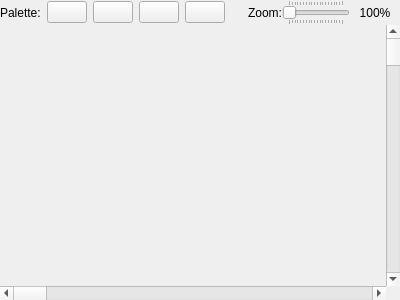
<?xml version="1.0" encoding="UTF-8"?>
<ui version="4.0">
 <class>PanZoomRenderer</class>
 <widget class="QWidget" name="PanZoomRenderer">
  <property name="geometry">
   <rect>
    <x>0</x>
    <y>0</y>
    <width>400</width>
    <height>300</height>
   </rect>
  </property>
  <property name="mouseTracking">
   <bool>true</bool>
  </property>
  <property name="windowTitle">
   <string>ScrollArea</string>
  </property>
  <property name="widgetResizable" stdset="0">
   <bool>true</bool>
  </property>
  <layout class="QGridLayout" name="gridLayout">
   <property name="margin">
    <number>0</number>
   </property>
   <property name="spacing">
    <number>0</number>
   </property>
   <item row="0" column="0" colspan="2">
    <layout class="QHBoxLayout" name="horizontalLayout">
     <item>
      <layout class="QHBoxLayout" name="paletteLayout">
       <property name="spacing">
        <number>6</number>
       </property>
       <property name="margin">
        <number>0</number>
       </property>
       <item>
        <widget class="QLabel" name="paletteLabel">
         <property name="text">
          <string>Palette:</string>
         </property>
        </widget>
       </item>
       <item>
        <widget class="QtColorPicker" name="col0PushButton">
         <property name="sizePolicy">
          <sizepolicy hsizetype="Fixed" vsizetype="Fixed">
           <horstretch>0</horstretch>
           <verstretch>0</verstretch>
          </sizepolicy>
         </property>
         <property name="maximumSize">
          <size>
           <width>60</width>
           <height>16777215</height>
          </size>
         </property>
         <property name="text">
          <string/>
         </property>
        </widget>
       </item>
       <item>
        <widget class="QtColorPicker" name="col1PushButton">
         <property name="sizePolicy">
          <sizepolicy hsizetype="Fixed" vsizetype="Fixed">
           <horstretch>0</horstretch>
           <verstretch>0</verstretch>
          </sizepolicy>
         </property>
         <property name="maximumSize">
          <size>
           <width>60</width>
           <height>16777215</height>
          </size>
         </property>
         <property name="text">
          <string/>
         </property>
        </widget>
       </item>
       <item>
        <widget class="QtColorPicker" name="col2PushButton">
         <property name="sizePolicy">
          <sizepolicy hsizetype="Fixed" vsizetype="Fixed">
           <horstretch>0</horstretch>
           <verstretch>0</verstretch>
          </sizepolicy>
         </property>
         <property name="maximumSize">
          <size>
           <width>60</width>
           <height>16777215</height>
          </size>
         </property>
         <property name="text">
          <string/>
         </property>
        </widget>
       </item>
       <item>
        <widget class="QtColorPicker" name="col3PushButton">
         <property name="sizePolicy">
          <sizepolicy hsizetype="Fixed" vsizetype="Fixed">
           <horstretch>0</horstretch>
           <verstretch>0</verstretch>
          </sizepolicy>
         </property>
         <property name="maximumSize">
          <size>
           <width>60</width>
           <height>16777215</height>
          </size>
         </property>
         <property name="text">
          <string/>
         </property>
        </widget>
       </item>
      </layout>
     </item>
     <item>
      <spacer name="horizontalSpacer">
       <property name="orientation">
        <enum>Qt::Horizontal</enum>
       </property>
       <property name="sizeHint" stdset="0">
        <size>
         <width>40</width>
         <height>20</height>
        </size>
       </property>
      </spacer>
     </item>
     <item>
      <widget class="QLabel" name="label_2">
       <property name="text">
        <string>Zoom:</string>
       </property>
      </widget>
     </item>
     <item>
      <widget class="QSlider" name="zoomSlider">
       <property name="minimum">
        <number>100</number>
       </property>
       <property name="maximum">
        <number>2000</number>
       </property>
       <property name="singleStep">
        <number>100</number>
       </property>
       <property name="pageStep">
        <number>100</number>
       </property>
       <property name="orientation">
        <enum>Qt::Horizontal</enum>
       </property>
       <property name="invertedAppearance">
        <bool>false</bool>
       </property>
       <property name="invertedControls">
        <bool>false</bool>
       </property>
       <property name="tickPosition">
        <enum>QSlider::TicksBothSides</enum>
       </property>
       <property name="tickInterval">
        <number>100</number>
       </property>
      </widget>
     </item>
     <item>
      <widget class="QLabel" name="zoomValueLabel">
       <property name="sizePolicy">
        <sizepolicy hsizetype="Fixed" vsizetype="Preferred">
         <horstretch>0</horstretch>
         <verstretch>0</verstretch>
        </sizepolicy>
       </property>
       <property name="minimumSize">
        <size>
         <width>50</width>
         <height>0</height>
        </size>
       </property>
       <property name="maximumSize">
        <size>
         <width>50</width>
         <height>16777215</height>
        </size>
       </property>
       <property name="text">
        <string>100%</string>
       </property>
       <property name="alignment">
        <set>Qt::AlignCenter</set>
       </property>
      </widget>
     </item>
    </layout>
   </item>
   <item row="3" column="0" colspan="2">
    <layout class="QGridLayout" name="gridLayout_3">
     <property name="spacing">
      <number>0</number>
     </property>
     <item row="0" column="0">
      <widget class="QFrame" name="frame">
       <property name="sizePolicy">
        <sizepolicy hsizetype="Expanding" vsizetype="Expanding">
         <horstretch>0</horstretch>
         <verstretch>0</verstretch>
        </sizepolicy>
       </property>
       <property name="cursor">
        <cursorShape>CrossCursor</cursorShape>
       </property>
       <property name="mouseTracking">
        <bool>true</bool>
       </property>
       <property name="frameShape">
        <enum>QFrame::NoFrame</enum>
       </property>
       <property name="frameShadow">
        <enum>QFrame::Raised</enum>
       </property>
       <property name="lineWidth">
        <number>1</number>
       </property>
       <layout class="QGridLayout" name="gridLayout_2">
        <property name="margin">
         <number>0</number>
        </property>
        <property name="spacing">
         <number>0</number>
        </property>
       </layout>
      </widget>
     </item>
     <item row="1" column="0">
      <widget class="QScrollBar" name="horizontalScrollBar">
       <property name="orientation">
        <enum>Qt::Horizontal</enum>
       </property>
      </widget>
     </item>
     <item row="0" column="1">
      <widget class="QScrollBar" name="verticalScrollBar">
       <property name="orientation">
        <enum>Qt::Vertical</enum>
       </property>
      </widget>
     </item>
    </layout>
   </item>
  </layout>
 </widget>
 <customwidgets>
  <customwidget>
   <class>QtColorPicker</class>
   <extends>QPushButton</extends>
   <header location="global">qtcolorpicker.h</header>
  </customwidget>
 </customwidgets>
 <resources/>
 <connections/>
</ui>
